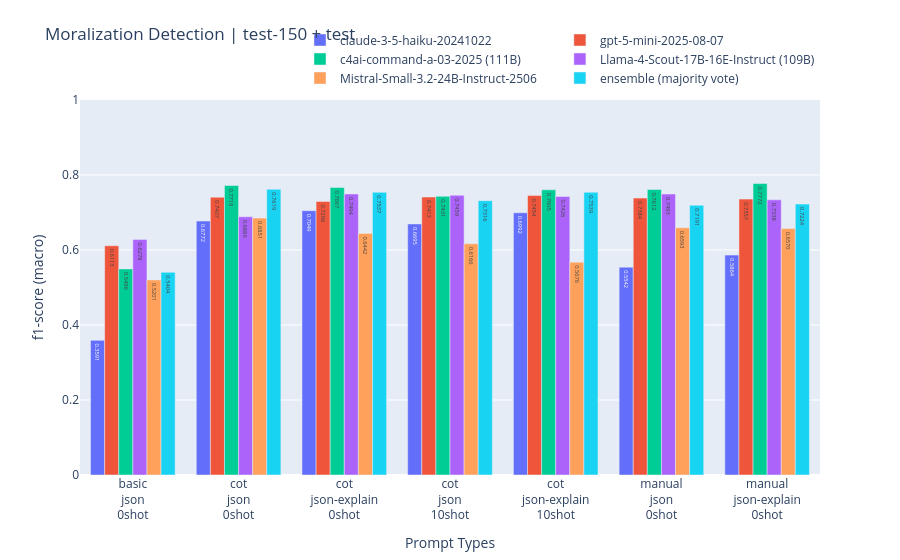

This figure's notebook cell:
### Code cell
plot(scores, split='all', metric='f1-score', avg='macro')

### Figure 1 — Plotly figure (JSON) as saved in the notebook; plotly's stock layout.template omitted (floating-point values rounded to 4 significant figures)
{"data": [{"name": "claude-3-5-haiku-20241022", "text": ["0.3591", "0.6772", "0.7049", "0.6695", "0.6992", "0.5542", "0.5864"], "type": "bar", "x": ["basic<br>json<br>0shot", "cot<br>json<br>0shot", "cot<br>json-explain<br>0shot", "cot<br>json<br>10shot", "cot<br>json-explain<br>10shot", "manual<br>json<br>0shot", "manual<br>json-explain<br>0shot"], "y": [0.3591, 0.6772, 0.7049, 0.6695, 0.6992, 0.5542, 0.5864]}, {"name": "gpt-5-mini-2025-08-07", "text": ["0.6113", "0.7407", "0.7296", "0.7413", "0.7454", "0.7384", "0.7357"], "type": "bar", "x": ["basic<br>json<br>0shot", "cot<br>json<br>0shot", "cot<br>json-explain<br>0shot", "cot<br>json<br>10shot", "cot<br>json-explain<br>10shot", "manual<br>json<br>0shot", "manual<br>json-explain<br>0shot"], "y": [0.6113, 0.7407, 0.7296, 0.7413, 0.7454, 0.7384, 0.7357]}, {"name": "c4ai-command-a-03-2025 (111B)", "text": ["0.5496", "0.7719", "0.7667", "0.7431", "0.7605", "0.7612", "0.7772"], "type": "bar", "x": ["basic<br>json<br>0shot", "cot<br>json<br>0shot", "cot<br>json-explain<br>0shot", "cot<br>json<br>10shot", "cot<br>json-explain<br>10shot", "manual<br>json<br>0shot", "manual<br>json-explain<br>0shot"], "y": [0.5496, 0.7719, 0.7667, 0.7431, 0.7605, 0.7612, 0.7772]}, {"name": "Llama-4-Scout-17B-16E-Instruct (109B)", "text": ["0.6278", "0.6886", "0.7494", "0.7459", "0.7426", "0.7493", "0.7338"], "type": "bar", "x": ["basic<br>json<br>0shot", "cot<br>json<br>0shot", "cot<br>json-explain<br>0shot", "cot<br>json<br>10shot", "cot<br>json-explain<br>10shot", "manual<br>json<br>0shot", "manual<br>json-explain<br>0shot"], "y": [0.6278, 0.6886, 0.7494, 0.7459, 0.7426, 0.7493, 0.7338]}, {"name": "Mistral-Small-3.2-24B-Instruct-2506", "text": ["0.5201", "0.6851", "0.6442", "0.6166", "0.5676", "0.6593", "0.6570"], "type": "bar", "x": ["basic<br>json<br>0shot", "cot<br>json<br>0shot", "cot<br>json-explain<br>0shot", "cot<br>json<br>10shot", "cot<br>json-explain<br>10shot", "manual<br>json<br>0shot", "manual<br>json-explain<br>0shot"], "y": [0.5201, 0.6851, 0.6442, 0.6166, 0.5676, 0.6593, 0.657]}, {"name": "ensemble (majority vote)", "text": ["0.5404", "0.7619", "0.7537", "0.7316", "0.7539", "0.7191", "0.7224"], "type": "bar", "x": ["basic<br>json<br>0shot", "cot<br>json<br>0shot", "cot<br>json-explain<br>0shot", "cot<br>json<br>10shot", "cot<br>json-explain<br>10shot", "manual<br>json<br>0shot", "manual<br>json-explain<br>0shot"], "y": [0.5404, 0.7619, 0.7537, 0.7316, 0.7539, 0.7191, 0.7224]}], "layout": {"legend": {"orientation": "h", "x": 1, "xanchor": "right", "y": 1.02, "yanchor": "bottom"}, "title": {"text": "Moralization Detection | test-150 + test", "y": 0.95}, "xaxis": {"title": {"text": "Prompt Types"}}, "yaxis": {"range": [0, 1], "title": {"text": "f1-score (macro)"}}}}
